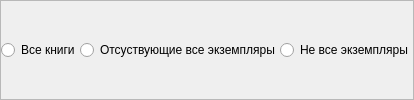
             <widget class="QFrame" name="frame_radioButton_book">
              <property name="frameShape">
               <enum>QFrame::StyledPanel</enum>
              </property>
              <property name="frameShadow">
               <enum>QFrame::Raised</enum>
              </property>
              <layout class="QHBoxLayout" name="horizontalLayout_11">
               <property name="spacing">
                <number>0</number>
               </property>
               <property name="leftMargin">
                <number>0</number>
               </property>
               <property name="topMargin">
                <number>0</number>
               </property>
               <property name="rightMargin">
                <number>0</number>
               </property>
               <property name="bottomMargin">
                <number>0</number>
               </property>
               <item>
                <widget class="QRadioButton" name="radioButton_all_book">
                 <property name="sizePolicy">
                  <sizepolicy hsizetype="Fixed" vsizetype="Fixed">
                   <horstretch>0</horstretch>
                   <verstretch>0</verstretch>
                  </sizepolicy>
                 </property>
                 <property name="cursor">
                  <cursorShape>PointingHandCursor</cursorShape>
                 </property>
                 <property name="text">
                  <string>Все книги</string>
                 </property>
                 <property name="checked">
                  <bool>false</bool>
                 </property>
                </widget>
               </item>
               <item>
                <widget class="QRadioButton" name="radioButton_missing_all">
                 <property name="sizePolicy">
                  <sizepolicy hsizetype="Fixed" vsizetype="Fixed">
                   <horstretch>0</horstretch>
                   <verstretch>0</verstretch>
                  </sizepolicy>
                 </property>
                 <property name="cursor">
                  <cursorShape>PointingHandCursor</cursorShape>
                 </property>
                 <property name="text">
                  <string>Отсуствующие все экземпляры</string>
                 </property>
                 <property name="checked">
                  <bool>false</bool>
                 </property>
                </widget>
               </item>
               <item>
                <widget class="QRadioButton" name="radioButton_missing">
                 <property name="sizePolicy">
                  <sizepolicy hsizetype="Fixed" vsizetype="Fixed">
                   <horstretch>0</horstretch>
                   <verstretch>0</verstretch>
                  </sizepolicy>
                 </property>
                 <property name="cursor">
                  <cursorShape>PointingHandCursor</cursorShape>
                 </property>
                 <property name="text">
                  <string>Не все экземпляры</string>
                 </property>
                </widget>
               </item>
              </layout>
             </widget>
